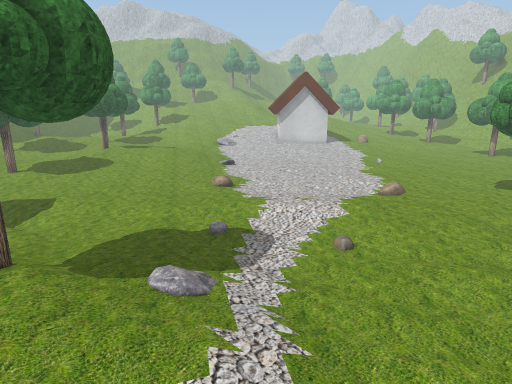
[1] (above)

24 first-person views from a walk through a scene from a Unity 3-D project. The camera is 1.2 m above the floor, tilts 14° down and sees 75° across. The floor is counted in squares, 0.5 m on a side. Each view is taken from the middle of a square. On the plan, view 1 faces up. The plan holds only what a view shows up to about 20 squares ahead; the rest is blank. The place goes on beyond the plan. Some surface patterns are stand-ins.

[2]
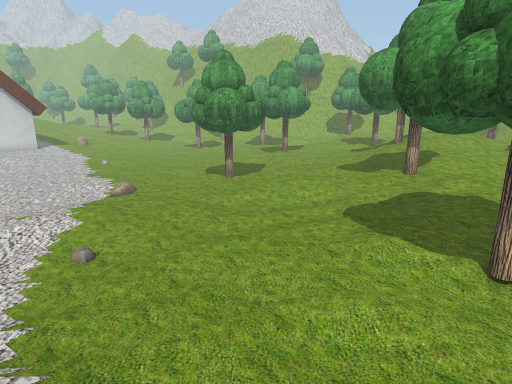

[3]
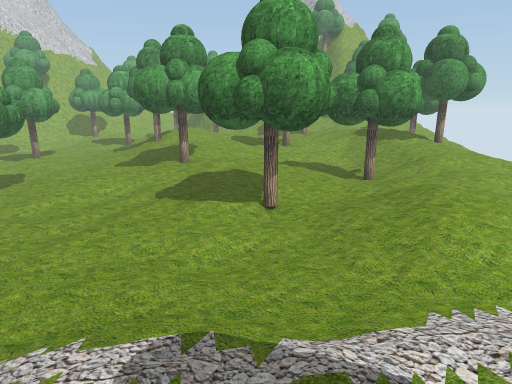

[4]
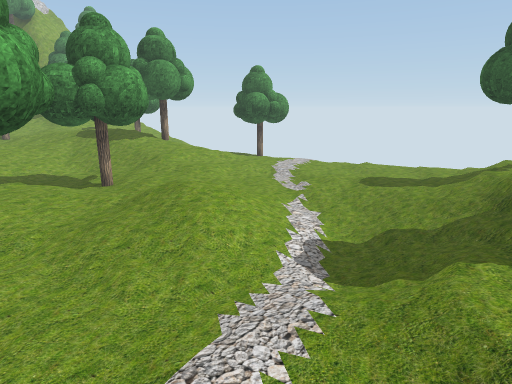

[5]
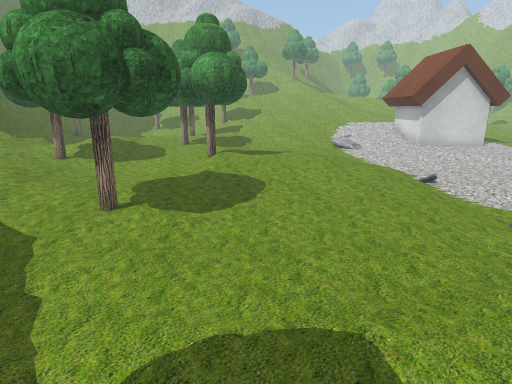

[6]
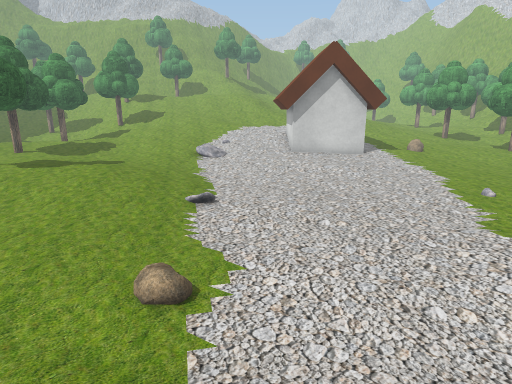

[7]
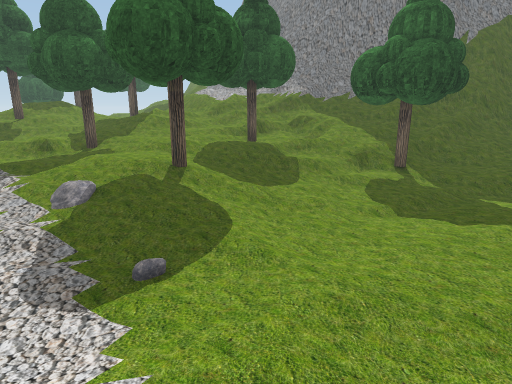

[8]
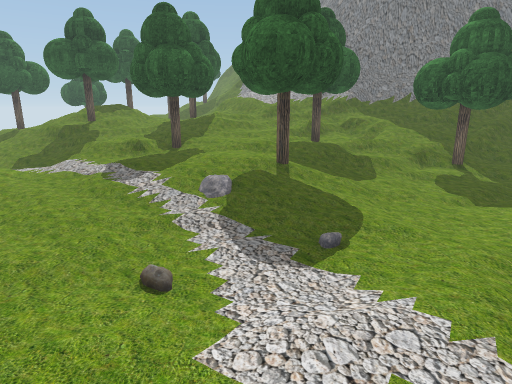

[9]
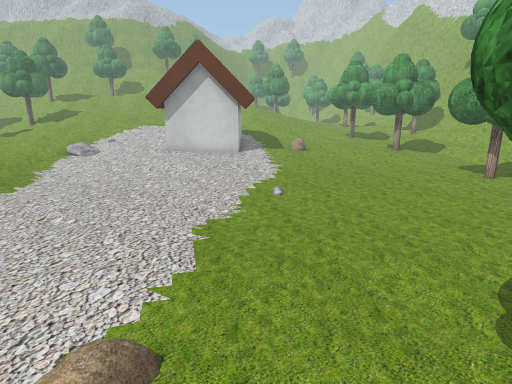

[10]
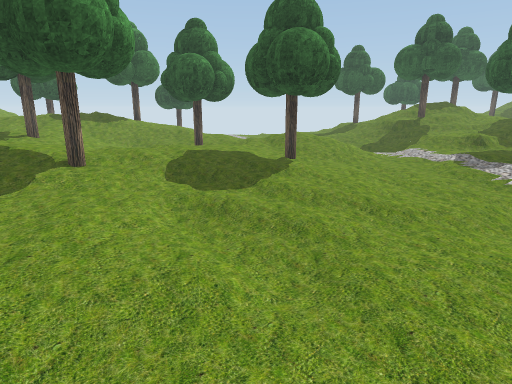

[11]
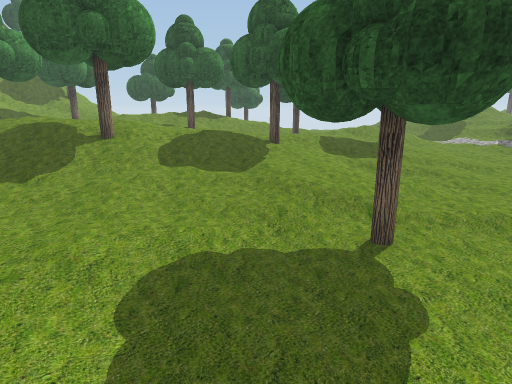

[12]
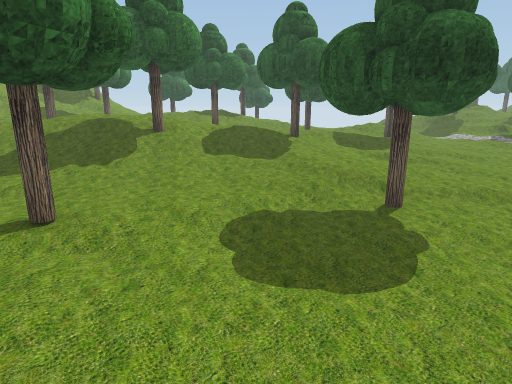

[13]
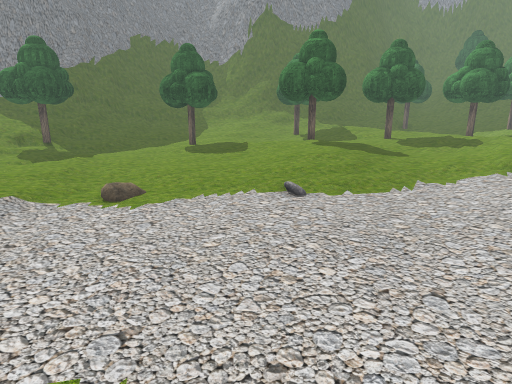

[14]
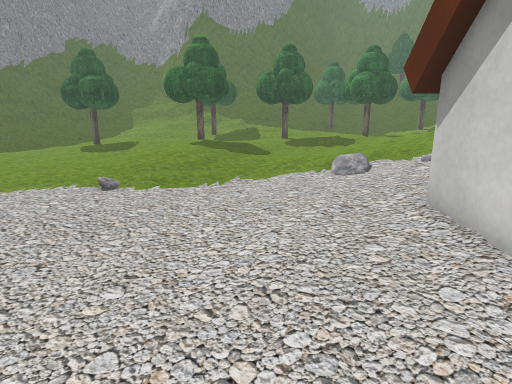

[15]
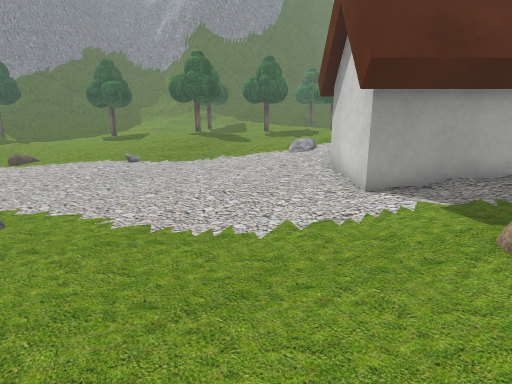

[16]
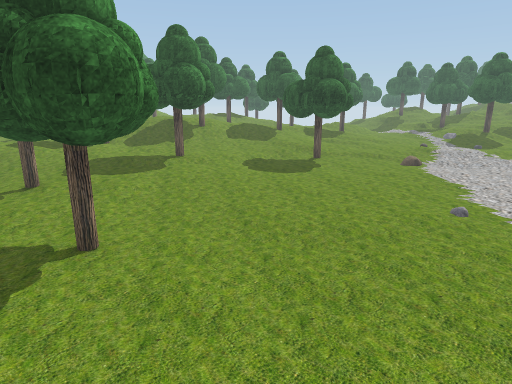

[17]
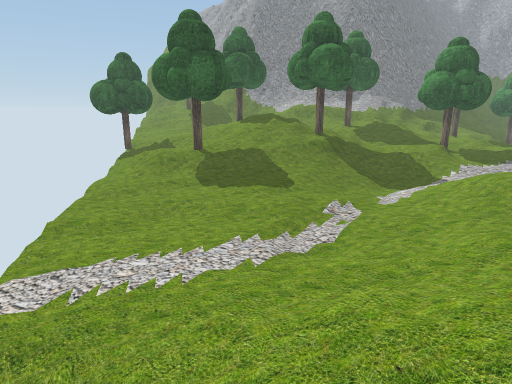

[18]
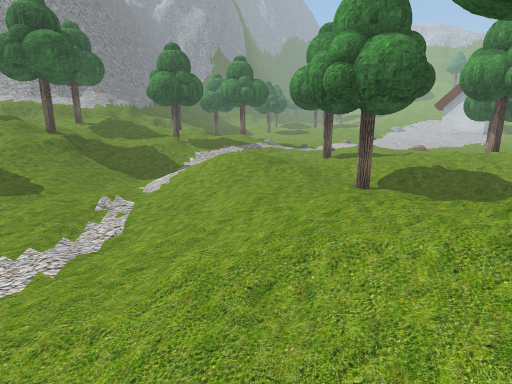

[19]
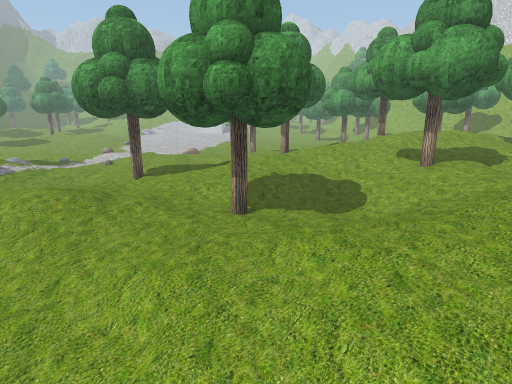

[20]
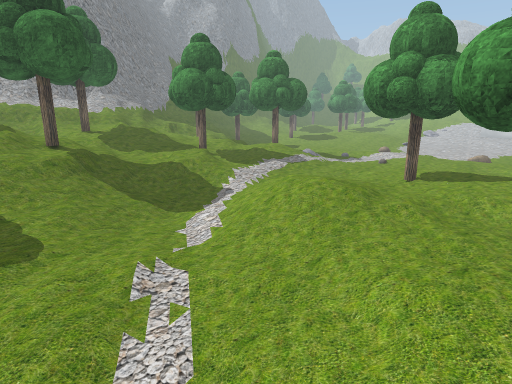

[21]
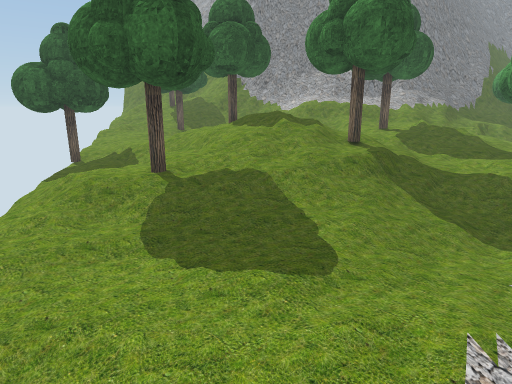

[22]
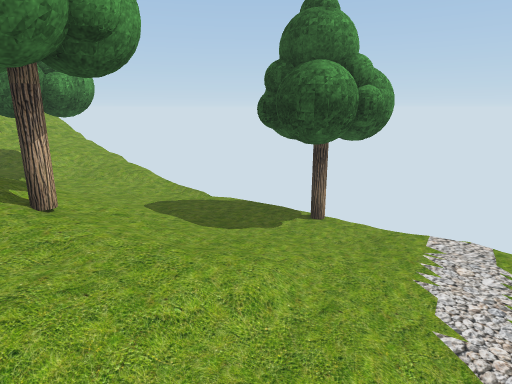

[23]
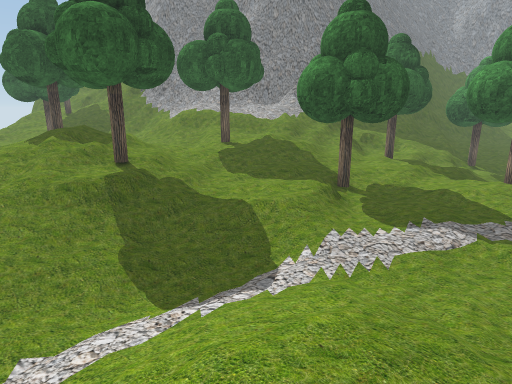

[24]
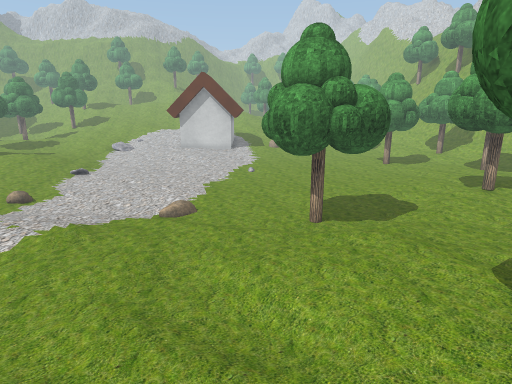

### Floor plan
Key: @ floor where view 1 was taken; . main floor; : floor 0.25 m higher than the main floor; - floor 0.25 m lower than the main floor; + floor 0.5 m higher than the main floor; * floor 0.75 m higher than the main floor; % floor 1 m higher than the main floor; & floor 1.25 m higher than the main floor; $ floor 1.5 m higher than the main floor; / step, stairs or slope; T tree; H house.
Columns run from 12 left of view 1 to 16 right of it. Each row starts with its distance up from view 1.
 30  :::::::::::: H  HHH......TTT
 29 ::::..::://..HHHHHHH......TTT
 28 TT:....../...HH...HH...--...-
 27 TTT...................-------
 26 TT.................----------
 25 TT.......----.....---------TT
 24 ...::.....-----------------TT
 23 . TTT::...-----------------TT
 22 .TTTT:::..-----------------TT
 21 .TTT::::..------------------T
 20 ..TT....../------------------
 19 ..........-------------------
 18 .........------------------..
 17 TTT......-----------------...
 16 TTT......----------------....
 15 TTT.....-----------------..TT
 14 TTT-----------------------.TT
 13 ......---------------TTT-..TT
 12 .--...-..-...---..--TTTTT...T
 11 /--.................TTTTT....
 10 ./--.................TTT...::
  9  TTT/--...............::..:::
  8  TTT/................::::::TT
  7  TTT/.................:::::TT
  6  TTT/..TTT...........:TT::/TT
  5 *//::/:TTTT:.........:TTTT/*T
  4 */+TT:/TTTT::....:::::TTTT***
  3  + TTT+ TT+::...::::::TTTT***
  2  + TTT+/++::::..:TTT:++T++++*
  1  / T  +++::::...TTTT:+++++TTT
  0 ///**++TTTT:@...TTTT+++:::TTT
 -1 ///****TTTT:::.::TTT:++:::TTT
 -2 ///*/%*TTTT::.:::::::TTT::TTT
 -3 //%%%%**TT+//.::+++:TTTT:::++
 -4 $/%%TTT*+++//../+++:TTTT:///*
 -5 $/% TTT/+++:...//+:::TTT/++/*
 -6 $/%  TT/*T+:./../:::::++++*%%
 -7 $//* TT/TTTT/.....::/++++TTT
 -8  //* **/ TTT/:......:/:+TTTT
 -9 //*    & TTT+:::.:...::++TT
-10 //   T &&//*+::::::..::++TT
-11      TTT/%%//:::::..:::::::::
-12      TTT%/TTTT:::....:::::..:
-13      TTT//TTTT:.......::TTT..
-14 TT    *///  TT:........TTTT
-15 TTT   */:+  TT::......  T
-16 TTT   +/:: +/:::..
-17  T*+  TT::://
-18 ***+  TT:
-19 **++  TT
-20        T

Positions as (right, up) in squares from view 1, and headings:
1: (0, 0), facing up
2: (0, 0), facing up-right
3: (-3, 1), facing right
4: (-2, 1), facing down-right
5: (-8, 8), facing up
6: (0, 10), facing up
7: (1, 12), facing down-left
8: (4, 11), facing down-left
9: (7, 10), facing up
10: (7, 12), facing down
11: (12, 17), facing down
12: (13, 19), facing down
13: (8, 19), facing left
14: (9, 25), facing left
15: (14, 26), facing left
16: (13, 29), facing down
17: (14, -11), facing left
18: (14, -12), facing up-left
19: (10, -11), facing up
20: (10, -11), facing up-left
21: (8, -11), facing left
22: (8, -7), facing down-right
23: (7, -4), facing left
24: (8, 2), facing up
